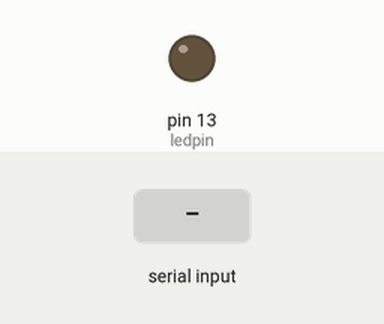
A sketch run on a simulated Arduino Uno, built with avr-gcc and run on an emulated ATmega328P. Shown: output pins drawn as LEDs (lit = HIGH). The inputs (shaded band) are chosen by the test bench. What the sketch prints to the serial monitor is not drawn.

Above: at 1.2 s.
1.3 s: "R" received over Serial
At 1.7 s:
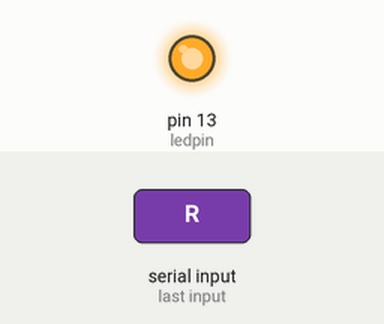
Timing chart, 0 to 4.3 s (numbered marks = the images above; inputs shaded):
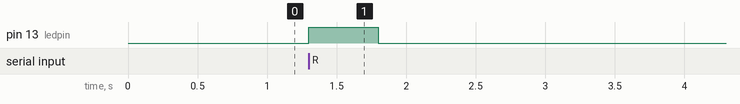

The sketch:

sketch_jan27a.ino
```cpp
int val;//define variable val
int ledpin=13;// define digital interface 13
void setup()
{
  Serial.begin(9600);// set the baud rate at 9600 to match the software set up. When connected to a specific device, (e.g. bluetooth), the baud rate needs to be the same with it.
  pinMode(ledpin,OUTPUT);// initialize digital pin 13 as output. When using I/O ports on an Arduino, this kind of set up is always needed.
}
void loop()
{
  val=Serial.read();// read the instruction or character from PC to Arduino, and assign them to Val.
  if(val=='R')// determine if the instruction or character received is “R”.
  {  // if it’s “R”,
    digitalWrite(ledpin,HIGH);// set the LED on digital pin 13 on.
    delay(500);
    digitalWrite(ledpin,LOW);// set the LED on digital pin 13 off.    delay(500);
    Serial.println("Hello Dima Anansky!");// display“Hello World！”string.
  }
}
```

Measured:
- after the input at 1.3 s, pin 13 (ledpin): LOW → HIGH at once, → LOW 0.50 s later
